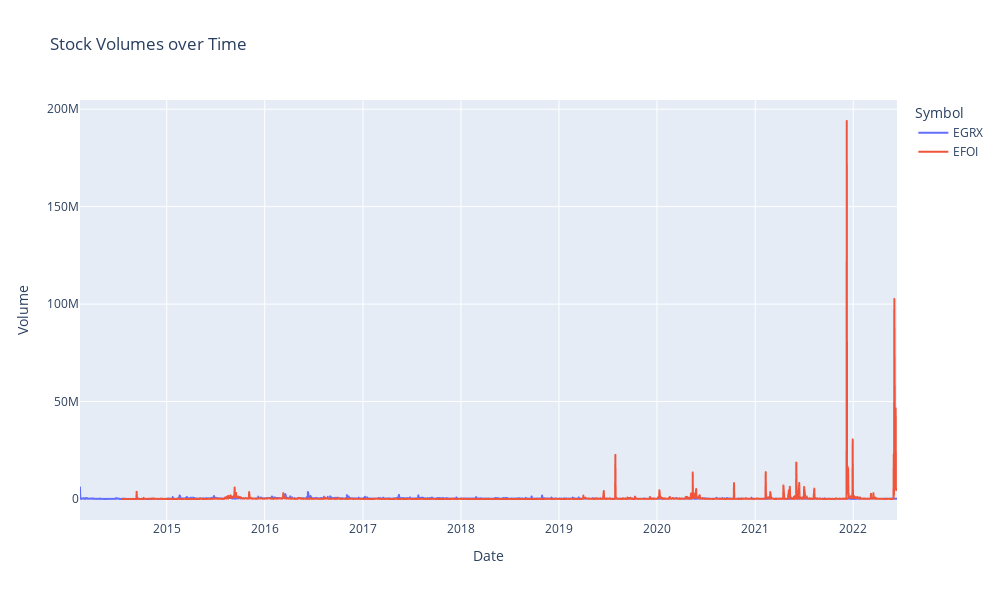

Write notebook code for a chart like this one.
### Markdown cell above
## Visualization of Volumes over time


When trading the stocks, we must also understand the trading volume, the flow. A large flow signifies a certain directional movement.

### Code cell
fig = px.line(df, x = "Date", y = "Volume",
              color = 'Symbol',
              title = "Stock Volumes over Time",
              width = 1000, height = 600)
fig.show()

### Figure 1 — Plotly figure (JSON) as saved in the notebook; plotly's stock layout.template omitted (floating-point values rounded to 4 significant figures; data arrays with more than 128 entries replaced by an {"elided": "..."} marker saying what was removed)
{"data": [{"hovertemplate": "Symbol=EGRX<br>Date=%{x}<br>Volume=%{y}<extra></extra>", "legendgroup": "EGRX", "line": {"color": "#636efa", "dash": "solid"}, "marker": {"symbol": "circle"}, "mode": "lines", "name": "EGRX", "showlegend": true, "type": "scattergl", "x": {"elided": "2099 str values"}, "xaxis": "x", "y": {"elided": "2099 int values"}, "yaxis": "y"}, {"hovertemplate": "Symbol=EFOI<br>Date=%{x}<br>Volume=%{y}<extra></extra>", "legendgroup": "EFOI", "line": {"color": "#EF553B", "dash": "solid"}, "marker": {"symbol": "circle"}, "mode": "lines", "name": "EFOI", "showlegend": true, "type": "scattergl", "x": {"elided": "1990 str values"}, "xaxis": "x", "y": {"elided": "1990 int values"}, "yaxis": "y"}], "layout": {"height": 600, "legend": {"title": {"text": "Symbol"}, "tracegroupgap": 0}, "title": {"text": "Stock Volumes over Time"}, "width": 1000, "xaxis": {"anchor": "y", "domain": [0, 1], "title": {"text": "Date"}}, "yaxis": {"anchor": "x", "domain": [0, 1], "title": {"text": "Volume"}}}}
